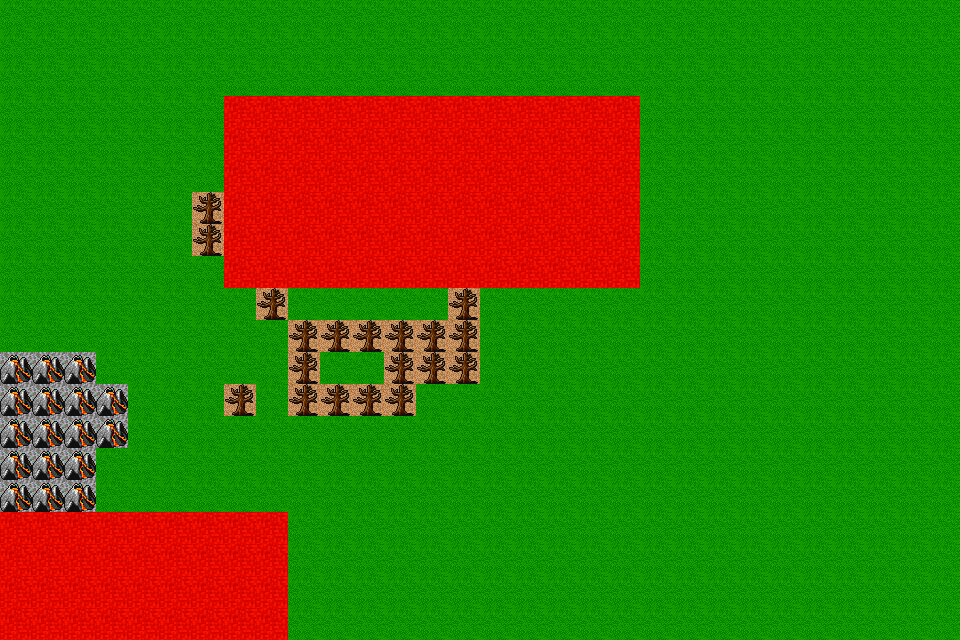

Tiled map render using the project's own tile images. Description and the map definition, with tile-layer contents summarised, below:
An orthogonal 30x20 tile map with 32x32 px tiles, 3 tile layers (BackgroundLayer, WinterLayer, GameEventLayer), 2 tilesets and 11 objects.

<map version="1.0" orientation="orthogonal" width="30" height="20" tilewidth="32" tileheight="32">
 <tileset firstgid="1" name="dg_grounds32" tilewidth="32" tileheight="32">
  <image source="dg_grounds32.png" width="288" height="608" />
 </tileset>
 <tileset firstgid="172" name="game-events" tilewidth="32" tileheight="32">
  <image source="game-events.png" width="96" height="32" />
  <tile id="1">
   <properties>
    <property name="isWater" value="1" />
   </properties>
  </tile>
 </tileset>
 <layer name="BackgroundLayer" width="30" height="20">
  <data>[600 cells, 600 non-empty, 7 distinct tile ids]</data>
 </layer>
 <layer name="WinterLayer" width="30" height="20">
  <data>[600 cells, 600 non-empty, 3 distinct tile ids]</data>
 </layer>
 <objectgroup name="ObjectLayer" width="30" height="20">
  <object x="35" y="231" width="125" height="121" />
  <object gid="173" x="66" y="163" />
  <object gid="173" x="29" y="163" />
  <object gid="173" x="94" y="158" />
  <object gid="173" x="92" y="178" />
  <object gid="173" x="83" y="197" />
  <object gid="173" x="52" y="203" />
  <object gid="173" x="31" y="203" />
  <object gid="173" x="40" y="224" />
  <object x="133" y="51" width="430" height="56" />
  <object x="265" y="52" width="60" />
 </objectgroup>
 <layer name="GameEventLayer" width="30" height="20">
  <data>[600 cells, 114 non-empty, 1 distinct tile ids]</data>
 </layer>
</map>
